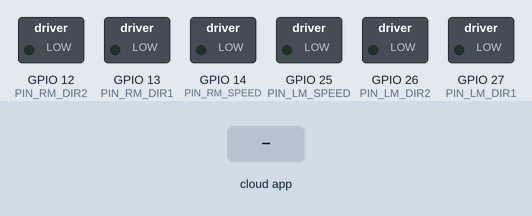
Recording of a sketch running on a simulated ESP32. Parts: switched loads named in the sketch (green lamp = pin HIGH). The test bench sets the inputs (shaded band). The RemoteXY app is connected; what the sketch prints to the serial monitor is not drawn.

Above: at 1.2 s.
1.3 s: the phone or cloud app sets switch_01 to 1
3.2 s: the phone or cloud app sets joystick_01_y to -100
At 3.8 s:
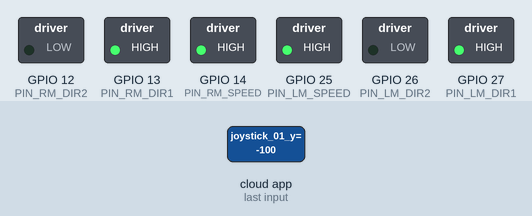
4.7 s: the phone or cloud app sets joystick_02_x to -100
At 5.0 s:
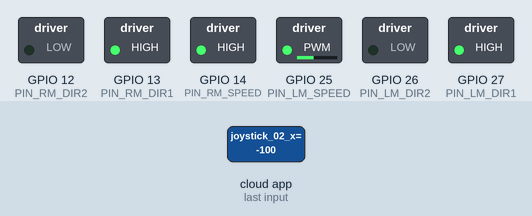
6.2 s: the phone or cloud app sets joystick_02_x to 100
At 7.3 s:
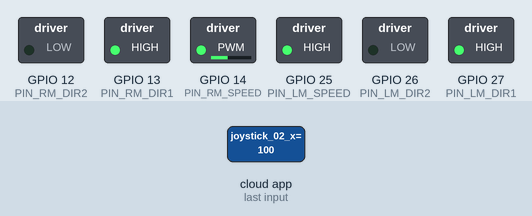
7.7 s: the phone or cloud app sets joystick_01_y to 0
At 8.5 s:
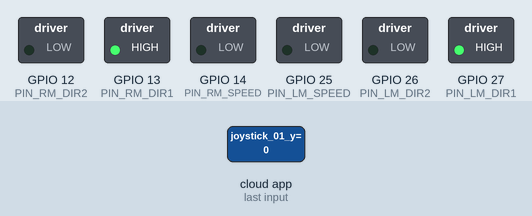
9.2 s: the phone or cloud app sets joystick_01_y to 100
At 9.6 s:
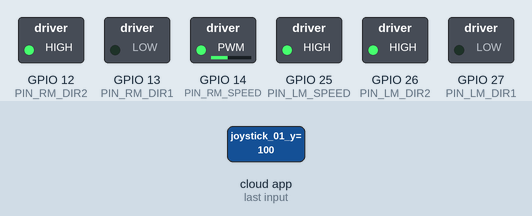
Timing chart, 0 to 11.7 s (numbered marks = the images above; inputs shaded):
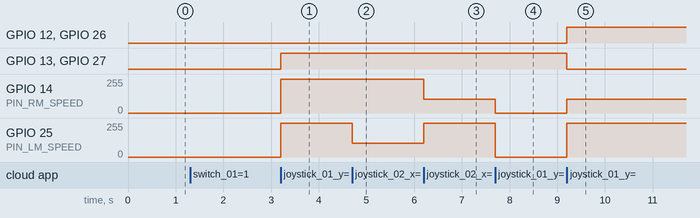

The sketch:

Formula_WIEE.ino
```cpp
// (licence header left out)
//////////////////////////////////////////////
//        RemoteXY include library          //
//////////////////////////////////////////////

// you can enable debug logging to Serial at 115200
//#define REMOTEXY__DEBUGLOG

// RemoteXY select connection mode and include library
#define REMOTEXY_MODE__ESP32CORE_BLE

#include <BLEDevice.h>

// RemoteXY connection settings
#define REMOTEXY_BLUETOOTH_NAME "RemoteXY"


#include <RemoteXY.h>

// RemoteXY GUI configuration
#pragma pack(push, 1)
uint8_t RemoteXY_CONF[] =   // 95 bytes
  { 255,5,0,0,0,88,0,19,0,0,0,0,0,2,106,200,200,84,1,1,
  5,0,5,14,29,143,143,12,18,53,53,32,2,26,31,5,226,40,143,143,
  133,19,54,54,32,2,26,31,129,241,12,71,29,35,6,8,12,64,17,89,
  0,129,13,19,18,29,156,7,8,12,64,17,88,0,2,41,29,23,52,85,
  7,30,13,0,2,26,31,31,79,78,0,79,70,70,0 };

// this structure defines all the variables and events of your control interface
struct {

    // input variables
  int8_t joystick_01_x_IGNORE; // from -100 to 100
  int8_t joystick_01_y; // from -100 to 100
  int8_t joystick_02_x; // from -100 to 100
  int8_t joystick_02_y_IGNORE; // from -100 to 100
  uint8_t switch_01; // =1 if switch ON and =0 if OFF, from 0 to 1

    // other variable
  uint8_t connect_flag;  // =1 if wire connected, else =0

} RemoteXY;
#pragma pack(pop)

/////////////////////////////////////////////
//           END RemoteXY include          //
/////////////////////////////////////////////

#define PIN_BUTTON_01 27

// Left motor
#define PIN_RM_DIR1 13    //IN1  //right motor forward
#define PIN_RM_DIR2 12    //IN2  //right motor backward
#define PIN_RM_SPEED 14   //ENA  //right motor speed
// Right motor
#define PIN_LM_DIR1 27    //IN3  //left motor forward
#define PIN_LM_DIR2 26    //IN4  //left motor backward
#define PIN_LM_SPEED 25   //ENB  //left motor speed

void setup()
{
  Serial.begin(115200);
  RemoteXY_Init ();
  //pinMode (PIN_BUTTON_01, OUTPUT);
  // Right motor
  pinMode (PIN_RM_DIR1, OUTPUT);
  pinMode (PIN_RM_DIR2, OUTPUT);
  pinMode (PIN_RM_SPEED, OUTPUT);
  // Left motor
  pinMode (PIN_LM_DIR1, OUTPUT);
  pinMode (PIN_LM_DIR2, OUTPUT);
  pinMode (PIN_LM_SPEED, OUTPUT);
}

void loop()
{
  RemoteXY_Handler ();

  if(RemoteXY.switch_01 == 0 ? LOW : HIGH)
    adjustMotor_joystick(PIN_LM_SPEED, PIN_RM_SPEED, RemoteXY.joystick_01_y, RemoteXY.joystick_02_x, PIN_RM_DIR1, PIN_RM_DIR2, PIN_LM_DIR1, PIN_LM_DIR2);
}

void adjustMotor_joystick(int pinL, int pinR, int8_t speed, int8_t direction, int dirPinRM1, int dirPinRM2, int dirPinLM1, int dirPinLM2) {
    int rmSpeed = sliderToMotorSpeed_FIXED(speed);
    int lmSpeed = sliderToMotorSpeed_FIXED(speed);

    /* FORWARDS & BACKWARDS */
    if (speed<0) {        // forward
      FORWARD_M(dirPinRM1, dirPinRM2);
      FORWARD_M(dirPinLM1, dirPinLM2);
    } else if (speed>0) { // reverse
      REVERSE_M(dirPinRM1, dirPinRM2);
      REVERSE_M(dirPinLM1, dirPinLM2);
    }

    /* LEFT & RIGHT */
    // Calculates turn speed change
    int changeTurnSpeed = 0;
    if ( abs(direction) > 25)
      changeTurnSpeed = 75;
    if ( abs(direction) > 75)
      changeTurnSpeed = 150;
    // Applies it to correct direction
    if (direction > 0) // turn right
      rmSpeed = constrain(rmSpeed - changeTurnSpeed, 0, 255);
    else if (direction < 0) // turn left
      lmSpeed = constrain(lmSpeed - changeTurnSpeed, 0, 255);

    Serial.print(rmSpeed);
    Serial.print("\t");
    Serial.println(lmSpeed);

    // Adjust motor speeds
    analogWrite(pinR, rmSpeed);
    analogWrite(pinL, lmSpeed);
}

/////////////////////////////////////////////
//           MOTOR CONTROLLS               //
/////////////////////////////////////////////

void adjustMotor_slider(int pin, int8_t speed, int dirPin1, int dirPin2) {
  // motor speed
  analogWrite( pin, sliderToMotorSpeed_FIXED(speed) );
  // forward
  if (speed>50) {
    FORWARD_M(dirPin1, dirPin2); // direction pins
  }
  // reverse
  else if (speed<50) {
    REVERSE_M(dirPin1, dirPin2); // direction pins
  }
}

#define ZERO  0 // Zero position on the slider
#define MAX_THRES   75  // Thresholds relative to the defined zero position
#define MID_THRES   25
#define MAX_SPEED   255 // Speeds (in 0 - 255)
#define MID_SPEED   200
int sliderToMotorSpeed_FIXED(int8_t speed) {
  const int zeroedSpeed = abs(speed - ZERO);
  if ( zeroedSpeed > MAX_THRES)
    return MAX_SPEED;
  else if (zeroedSpeed > MID_THRES)
    return MID_SPEED;
  else
    return 0;
}

int sliderToMotorSpeed_LINEAR(int8_t speed) {
  return map(speed, 0, 100, 0, 255);
}

void FORWARD_M(int dirPin1, int dirPin2) {
  digitalWrite(dirPin1, HIGH);
  digitalWrite(dirPin2, LOW);
}

void REVERSE_M(int dirPin1, int dirPin2) {
  digitalWrite(dirPin1, LOW);
  digitalWrite(dirPin2, HIGH);
}

void STOP_M(int dirPin1, int dirPin2) {
  digitalWrite(dirPin1, LOW);
  digitalWrite(dirPin2, LOW);
}
```

Measured:
- after the input at 3.2 s, GPIO 13 (PIN_RM_DIR1), GPIO 27 (PIN_LM_DIR1): LOW → HIGH at once; GPIO 14 (PIN_RM_SPEED), GPIO 25 (PIN_LM_SPEED): 0/255 → 255/255 at once
- after the input at 4.7 s, GPIO 25 (PIN_LM_SPEED): 255/255 → 105/255 at once
- after the input at 6.2 s, GPIO 14 (PIN_RM_SPEED): 255/255 → 105/255 at once; GPIO 25 (PIN_LM_SPEED): 105/255 → 255/255 at once
- after the input at 7.7 s, GPIO 14 (PIN_RM_SPEED): 105/255 → 0/255 at once; GPIO 25 (PIN_LM_SPEED): 255/255 → 0/255 at once
- after the input at 9.2 s, GPIO 12 (PIN_RM_DIR2), GPIO 26 (PIN_LM_DIR2): LOW → HIGH at once; GPIO 13 (PIN_RM_DIR1), GPIO 27 (PIN_LM_DIR1): HIGH → LOW at once; GPIO 14 (PIN_RM_SPEED): 0/255 → 105/255 at once; GPIO 25 (PIN_LM_SPEED): 0/255 → 255/255 at once
